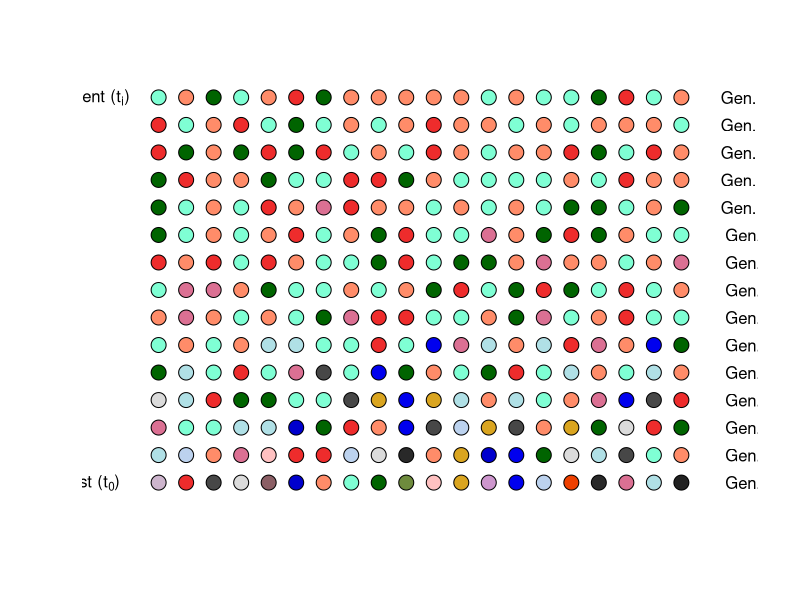
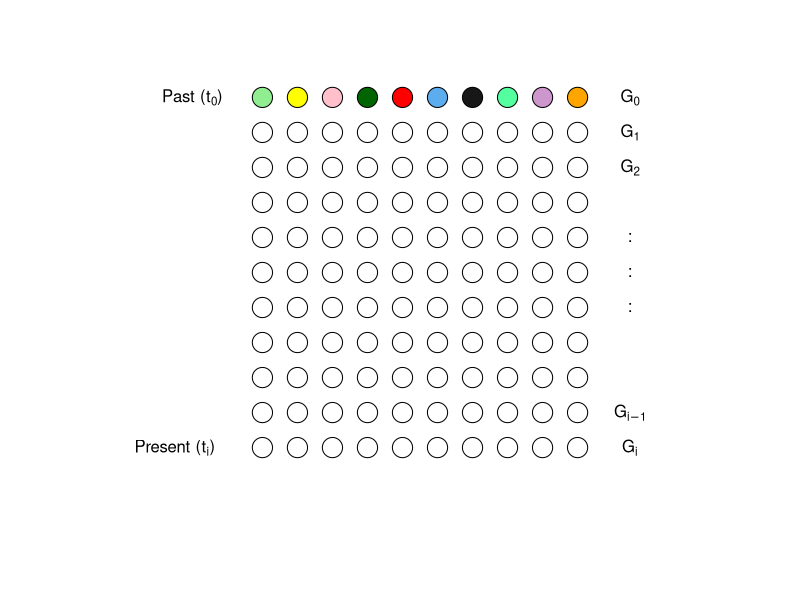
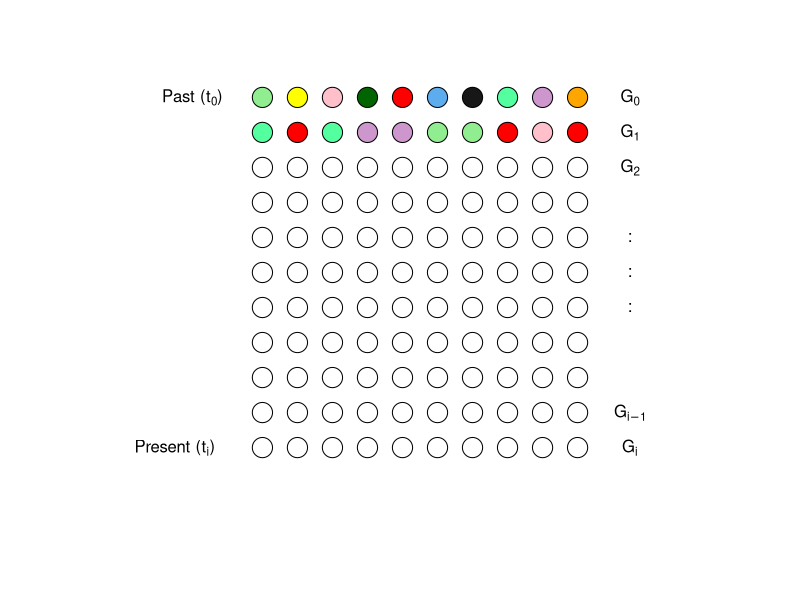
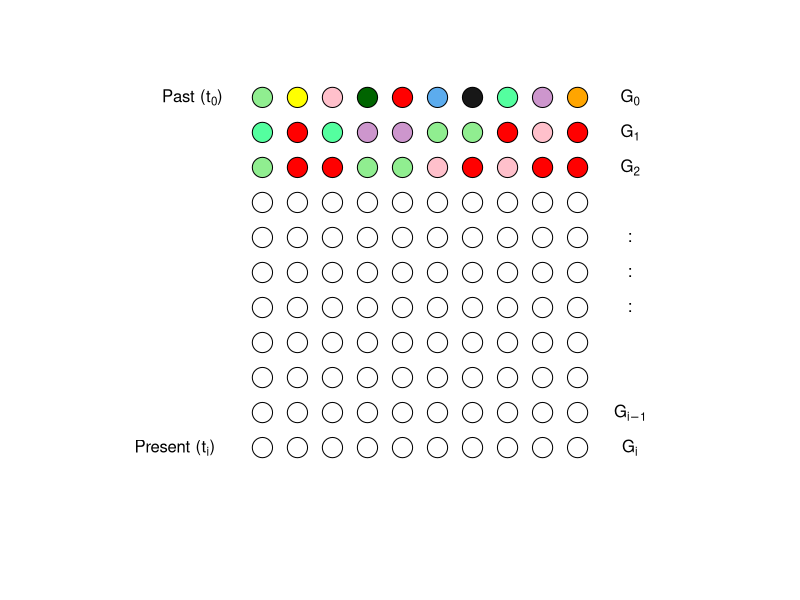
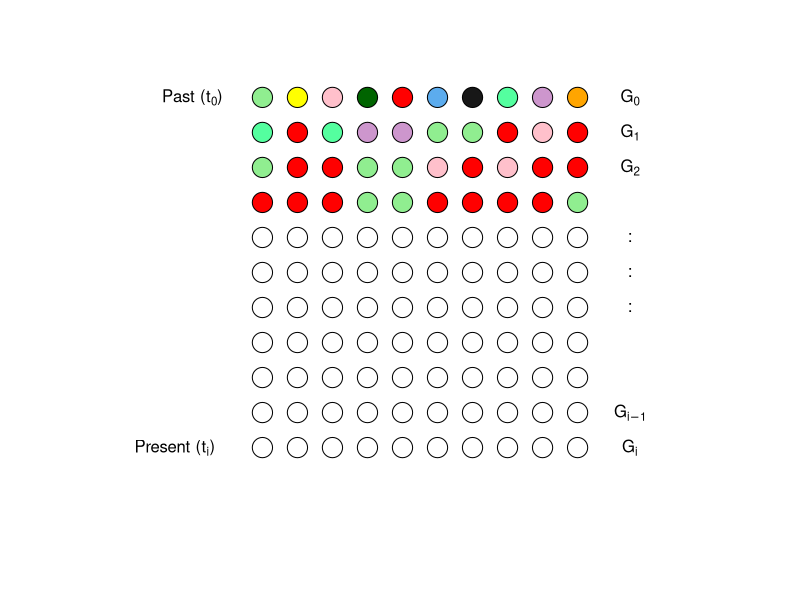
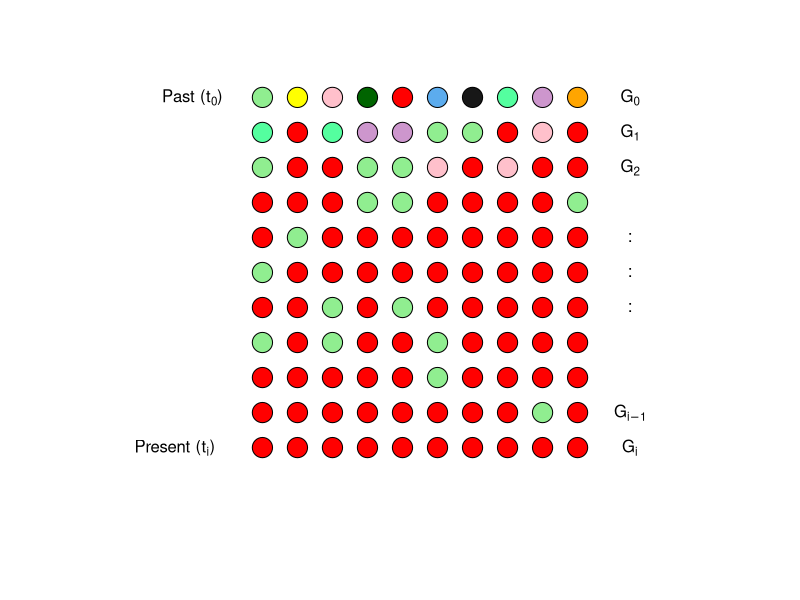
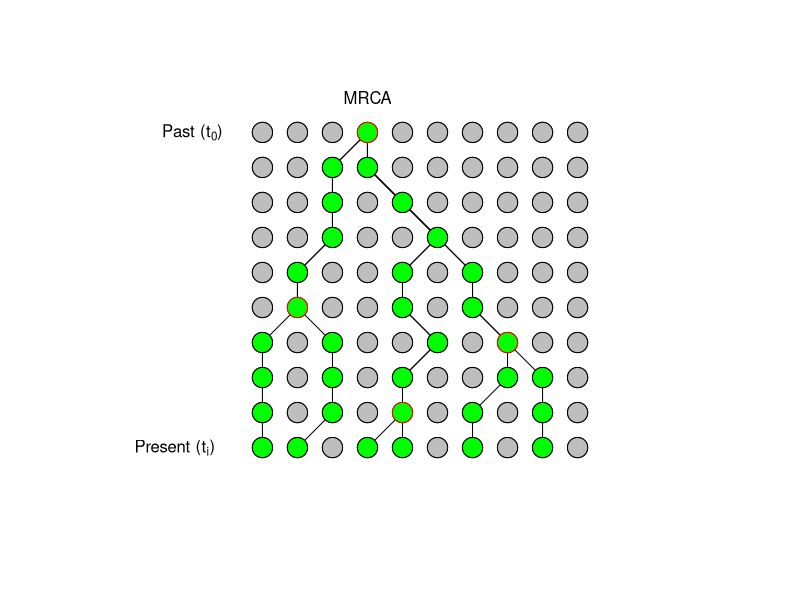

Write R code to recreate these figures, in order.
## ---- chunk 1
knitr::opts_chunk$set(echo = TRUE)
x <- c("DT", "tidyverse", "RColorBrewer", "learnPopGen")
lapply(x, require, character.only = T)
rm(x)
## ---- chunk 2
n <- 20
t <- 15
i <- 1
connect_matrix <- matrix(NA,
                         nrow = t,
                         ncol = n)
gene_colors <- sample(colors(), n, replace = F)
connect_matrix[1,] <- gene_colors
while(i < t){
  connect_matrix[i+1,] <- sample(connect_matrix[i,],
                                 n, 
                                 replace = T)
  i <- i + 1
}
plot(expand.grid(1:n, 1:t)[,1],
     expand.grid(1:n, 1:t)[,2],
     asp = 1,
     frame.plot = F,
     ann = F,
     axes = F, type = "n")
points(expand.grid(1:n, 1:t)[,1],
       expand.grid(1:n, 1:t)[,2],
       pch = 21, 
       cex = 2, 
       col = "black",
       bg = t(connect_matrix))
text(x = min(1:n)-2.5, y = max(1:t), labels = expression('Present (t'[i]*')'))
text(x = min(1:n)-2.5, y = min(1:t), labels = expression('Past (t'[0]*')'))
labelingGen <- t
while(labelingGen > 0){
  text(x = max(1:n) + 2.5, y = labelingGen,
       labels = paste("Gen.", labelingGen-1, sep = " "))
  labelingGen <- labelingGen-1
}
## ---- chunk 3
mtDNAhap <- c("palegreen2", "yellow", "pink",      "darkgreen", "red",
              "steelblue2", "gray9",  "seagreen1", "plum3", "orange")

set.seed(1211)
mtDNAhap1 <- sample(mtDNAhap, size = 10, replace = T)
mtDNAhap2 <- sample(mtDNAhap1, size = 10, replace = T)
mtDNAhap3 <- sample(mtDNAhap2, size = 10, replace = T)
mtDNAhap4 <- sample(mtDNAhap3, size = 10, replace = T)
mtDNAhap5 <- sample(mtDNAhap4, size = 10, replace = T)
mtDNAhap6 <- sample(mtDNAhap5, size = 10, replace = T)
mtDNAhap7 <- sample(mtDNAhap6, size = 10, replace = T)
mtDNAhap8 <- sample(mtDNAhap7, size = 10, replace = T)
mtDNAhap9 <- sample(mtDNAhap8, size = 10, replace = T)
mtDNAhap10 <- sample(mtDNAhap9, size = 10, replace = T)

plot(x=1:10, y=rep(1,10), pch=21, cex=2.7, col = "black",
     bg = c("white", "white", "white", "white", "white", "white", "white", "white", "white", "white"),
     ylim = c(0, 11), asp = 1, frame.plot = F, ann = F, axes = F)
points(x=1:10, y=rep(2, 10), pch=21, cex=2.7, col = "black",
       bg= c("white", "white", "white", "white", "white", "white", "white", "white", "white", "white"))
points(x=1:10, y=rep(3, 10), pch=21, cex=2.7, col = "black",
       bg= c("white", "white", "white", "white", "white", "white", "white", "white", "white", "white"))
points(x=1:10, y=rep(4, 10), pch=21, cex=2.7, col = "black",
       bg= c("white", "white", "white", "white", "white", "white", "white", "white", "white", "white"))
points(x=1:10, y=rep(5, 10), pch=21, cex=2.7, col = "black",
       bg= c("white", "white", "white", "white", "white", "white", "white", "white", "white", "white"))
points(x=1:10, y=rep(6, 10), pch=21, cex=2.7, col = "black",
       bg= c("white", "white", "white", "white", "white", "white", "white", "white", "white", "white"))
points(x=1:10, y=rep(7, 10), pch=21, cex=2.7, col = "black",
       bg= c("white", "white", "white", "white", "white", "white", "white", "white", "white", "white"))
points(x=1:10, y=rep(8, 10), pch=21, cex=2.7, col = "black",
       bg= c("white", "white", "white", "white", "white", "white", "white", "white", "white", "white"))
points(x=1:10, y=rep(9, 10), pch=21, cex=2.7, col = "black",
       bg= c("white", "white", "white", "white", "white", "white", "white", "white", "white", "white"))
points(x=1:10, y=rep(10, 10), pch=21, cex=2.7, col = "black",
       bg= c("white", "white", "white", "white", "white", "white", "white", "white", "white", "white"))
points(x=1:10, y=rep(11, 10), pch=21, cex=2.7, col = "black",
       bg= mtDNAhap)
text(x = -1.5, y = 1, labels = expression('Present (t'[i]*')'))
text(x = -1, y = 11, labels = expression('Past (t'[0]*')'))
text(x = 11.5, y = 11, labels = expression('G'[0]))
text(x = 11.5, y = 10, labels = expression('G'[1]))
text(x = 11.5, y = 9, labels = expression('G'[2]))
text(x = 11.5, y = 7, labels = ":")
text(x = 11.5, y = 6, labels = ":")
text(x = 11.5, y = 5, labels = ":")
text(x = 11.5, y = 2, labels = expression('G'[i-1]))
text(x = 11.5, y = 1, labels = expression('G'[i]))
## ---- chunk 4
plot(x=1:10, y=rep(1,10), pch=21, cex=2.7, col = "black",
     bg = c("white", "white", "white", "white", "white", "white", "white", "white", "white", "white"),
     ylim = c(0, 11), asp = 1, frame.plot = F, ann = F, axes = F)
points(x=1:10, y=rep(2, 10), pch=21, cex=2.7, col = "black",
       bg= c("white", "white", "white", "white", "white", "white", "white", "white", "white", "white"))
points(x=1:10, y=rep(3, 10), pch=21, cex=2.7, col = "black",
       bg= c("white", "white", "white", "white", "white", "white", "white", "white", "white", "white"))
points(x=1:10, y=rep(4, 10), pch=21, cex=2.7, col = "black",
       bg= c("white", "white", "white", "white", "white", "white", "white", "white", "white", "white"))
points(x=1:10, y=rep(5, 10), pch=21, cex=2.7, col = "black",
       bg= c("white", "white", "white", "white", "white", "white", "white", "white", "white", "white"))
points(x=1:10, y=rep(6, 10), pch=21, cex=2.7, col = "black",
       bg= c("white", "white", "white", "white", "white", "white", "white", "white", "white", "white"))
points(x=1:10, y=rep(7, 10), pch=21, cex=2.7, col = "black",
       bg= c("white", "white", "white", "white", "white", "white", "white", "white", "white", "white"))
points(x=1:10, y=rep(8, 10), pch=21, cex=2.7, col = "black",
       bg= c("white", "white", "white", "white", "white", "white", "white", "white", "white", "white"))
points(x=1:10, y=rep(9, 10), pch=21, cex=2.7, col = "black",
       bg= c("white", "white", "white", "white", "white", "white", "white", "white", "white", "white"))
points(x=1:10, y=rep(10, 10), pch=21, cex=2.7, col = "black",
       bg= mtDNAhap1)
points(x=1:10, y=rep(11, 10), pch=21, cex=2.7, col = "black",
       bg= mtDNAhap)
text(x = -1.5, y = 1, labels = expression('Present (t'[i]*')'))
text(x = -1, y = 11, labels = expression('Past (t'[0]*')'))
text(x = 11.5, y = 11, labels = expression('G'[0]))
text(x = 11.5, y = 10, labels = expression('G'[1]))
text(x = 11.5, y = 9, labels = expression('G'[2]))
text(x = 11.5, y = 7, labels = ":")
text(x = 11.5, y = 6, labels = ":")
text(x = 11.5, y = 5, labels = ":")
text(x = 11.5, y = 2, labels = expression('G'[i-1]))
text(x = 11.5, y = 1, labels = expression('G'[i]))
## ---- chunk 5
plot(x=1:10, y=rep(1,10), pch=21, cex=2.7, col = "black",
     bg = c("white", "white", "white", "white", "white", "white", "white", "white", "white", "white"),
     ylim = c(0, 11), asp = 1, frame.plot = F, ann = F, axes = F)
points(x=1:10, y=rep(2, 10), pch=21, cex=2.7, col = "black",
       bg= c("white", "white", "white", "white", "white", "white", "white", "white", "white", "white"))
points(x=1:10, y=rep(3, 10), pch=21, cex=2.7, col = "black",
       bg= c("white", "white", "white", "white", "white", "white", "white", "white", "white", "white"))
points(x=1:10, y=rep(4, 10), pch=21, cex=2.7, col = "black",
       bg= c("white", "white", "white", "white", "white", "white", "white", "white", "white", "white"))
points(x=1:10, y=rep(5, 10), pch=21, cex=2.7, col = "black",
       bg= c("white", "white", "white", "white", "white", "white", "white", "white", "white", "white"))
points(x=1:10, y=rep(6, 10), pch=21, cex=2.7, col = "black",
       bg= c("white", "white", "white", "white", "white", "white", "white", "white", "white", "white"))
points(x=1:10, y=rep(7, 10), pch=21, cex=2.7, col = "black",
       bg= c("white", "white", "white", "white", "white", "white", "white", "white", "white", "white"))
points(x=1:10, y=rep(8, 10), pch=21, cex=2.7, col = "black",
       bg= c("white", "white", "white", "white", "white", "white", "white", "white", "white", "white"))
points(x=1:10, y=rep(9, 10), pch=21, cex=2.7, col = "black",
       bg= mtDNAhap2)
points(x=1:10, y=rep(10, 10), pch=21, cex=2.7, col = "black",
       bg= mtDNAhap1)
points(x=1:10, y=rep(11, 10), pch=21, cex=2.7, col = "black",
       bg= mtDNAhap)
text(x = -1.5, y = 1, labels = expression('Present (t'[i]*')'))
text(x = -1, y = 11, labels = expression('Past (t'[0]*')'))
text(x = 11.5, y = 11, labels = expression('G'[0]))
text(x = 11.5, y = 10, labels = expression('G'[1]))
text(x = 11.5, y = 9, labels = expression('G'[2]))
text(x = 11.5, y = 7, labels = ":")
text(x = 11.5, y = 6, labels = ":")
text(x = 11.5, y = 5, labels = ":")
text(x = 11.5, y = 2, labels = expression('G'[i-1]))
text(x = 11.5, y = 1, labels = expression('G'[i]))
## ---- chunk 6
plot(x=1:10, y=rep(1,10), pch=21, cex=2.7, col = "black",
     bg = c("white", "white", "white", "white", "white", "white", "white", "white", "white", "white"),
     ylim = c(0, 11), asp = 1, frame.plot = F, ann = F, axes = F)
points(x=1:10, y=rep(2, 10), pch=21, cex=2.7, col = "black",
       bg= c("white", "white", "white", "white", "white", "white", "white", "white", "white", "white"))
points(x=1:10, y=rep(3, 10), pch=21, cex=2.7, col = "black",
       bg= c("white", "white", "white", "white", "white", "white", "white", "white", "white", "white"))
points(x=1:10, y=rep(4, 10), pch=21, cex=2.7, col = "black",
       bg= c("white", "white", "white", "white", "white", "white", "white", "white", "white", "white"))
points(x=1:10, y=rep(5, 10), pch=21, cex=2.7, col = "black",
       bg= c("white", "white", "white", "white", "white", "white", "white", "white", "white", "white"))
points(x=1:10, y=rep(6, 10), pch=21, cex=2.7, col = "black",
       bg= c("white", "white", "white", "white", "white", "white", "white", "white", "white", "white"))
points(x=1:10, y=rep(7, 10), pch=21, cex=2.7, col = "black",
       bg= c("white", "white", "white", "white", "white", "white", "white", "white", "white", "white"))
points(x=1:10, y=rep(8, 10), pch=21, cex=2.7, col = "black",
       bg= mtDNAhap3)
points(x=1:10, y=rep(9, 10), pch=21, cex=2.7, col = "black",
       bg= mtDNAhap2)
points(x=1:10, y=rep(10, 10), pch=21, cex=2.7, col = "black",
       bg= mtDNAhap1)
points(x=1:10, y=rep(11, 10), pch=21, cex=2.7, col = "black",
       bg= mtDNAhap)
text(x = -1.5, y = 1, labels = expression('Present (t'[i]*')'))
text(x = -1, y = 11, labels = expression('Past (t'[0]*')'))
text(x = 11.5, y = 11, labels = expression('G'[0]))
text(x = 11.5, y = 10, labels = expression('G'[1]))
text(x = 11.5, y = 9, labels = expression('G'[2]))
text(x = 11.5, y = 7, labels = ":")
text(x = 11.5, y = 6, labels = ":")
text(x = 11.5, y = 5, labels = ":")
text(x = 11.5, y = 2, labels = expression('G'[i-1]))
text(x = 11.5, y = 1, labels = expression('G'[i]))
## ---- chunk 7
plot(x=1:10, y=rep(1,10), pch=21, cex=2.7, col = "black",
     bg = mtDNAhap10,
     ylim = c(0, 11), asp = 1, frame.plot = F, ann = F, axes = F)
points(x=1:10, y=rep(2, 10), pch=21, cex=2.7, col = "black",
       bg= mtDNAhap9)
points(x=1:10, y=rep(3, 10), pch=21, cex=2.7, col = "black",
       bg= mtDNAhap8)
points(x=1:10, y=rep(4, 10), pch=21, cex=2.7, col = "black",
       bg= mtDNAhap7)
points(x=1:10, y=rep(5, 10), pch=21, cex=2.7, col = "black",
       bg= mtDNAhap6)
points(x=1:10, y=rep(6, 10), pch=21, cex=2.7, col = "black",
       bg= mtDNAhap5)
points(x=1:10, y=rep(7, 10), pch=21, cex=2.7, col = "black",
       bg= mtDNAhap4)
points(x=1:10, y=rep(8, 10), pch=21, cex=2.7, col = "black",
       bg= mtDNAhap3)
points(x=1:10, y=rep(9, 10), pch=21, cex=2.7, col = "black",
       bg= mtDNAhap2)
points(x=1:10, y=rep(10, 10), pch=21, cex=2.7, col = "black",
       bg= mtDNAhap1)
points(x=1:10, y=rep(11, 10), pch=21, cex=2.7, col = "black",
       bg= mtDNAhap)
text(x = -1.5, y = 1, labels = expression('Present (t'[i]*')'))
text(x = -1, y = 11, labels = expression('Past (t'[0]*')'))
text(x = 11.5, y = 11, labels = expression('G'[0]))
text(x = 11.5, y = 10, labels = expression('G'[1]))
text(x = 11.5, y = 9, labels = expression('G'[2]))
text(x = 11.5, y = 7, labels = ":")
text(x = 11.5, y = 6, labels = ":")
text(x = 11.5, y = 5, labels = ":")
text(x = 11.5, y = 2, labels = expression('G'[i-1]))
text(x = 11.5, y = 1, labels = expression('G'[i]))
## ---- chunk 8
plot(x=1:10, y=rep(1,10), pch=21, cex=2.7, col = "black",
     bg = c("green", "green", "gray", "green", "green", "gray", "green", "gray", "green", "gray"),
     ylim = c(0, 11), asp = 1, frame.plot = F, ann = F, axes = F)
points(x=1:10, y=rep(2, 10), pch=21, cex=2.7, col = "black",
       bg= c("green", "gray", "green", "gray", "green", "gray", "green", "gray", "green", "gray"))
points(x=1:10, y=rep(3, 10), pch=21, cex=2.7, col = "black",
       bg= c("green", "gray", "green", "gray", "green", "gray", "gray", "green", "green", "gray"))
points(x=1:10, y=rep(4, 10), pch=21, cex=2.7, col = "black",
       bg= c("green", "gray", "green", "gray", "gray", "green", "gray", "green", "gray", "gray"))
points(x=1:10, y=rep(5, 10), pch=21, cex=2.7, col = "black",
       bg= c("gray", "green", "gray", "gray", "green", "gray", "green", "gray", "gray", "gray"))
points(x=1:10, y=rep(6, 10), pch=21, cex=2.7, col = "black",
       bg= c("gray", "green", "gray", "gray", "green", "gray", "green", "gray", "gray", "gray"))
points(x=1:10, y=rep(7, 10), pch=21, cex=2.7, col = "black",
       bg= c("gray", "gray", "green", "gray", "gray", "green", "gray", "gray", "gray", "gray"))
points(x=1:10, y=rep(8, 10), pch=21, cex=2.7, col = "black",
       bg= c("gray", "gray", "green", "gray", "green", "gray", "gray", "gray", "gray", "gray"))
points(x=1:10, y=rep(9, 10), pch=21, cex=2.7, col = "black",
       bg= c("gray", "gray", "green", "green", "gray", "gray", "gray", "gray", "gray", "gray"))
points(x=1:10, y=rep(10, 10), pch=21, cex=2.7, col = "black",
       bg= c("gray", "gray", "gray", "green", "gray", "gray", "gray", "gray", "gray", "gray"))
text(x = -1.5, y = 1, labels = expression('Present (t'[i]*')'))
text(x = -1, y = 10, labels = expression('Past (t'[0]*')'))
text(x = 4, y = 11, labels = "MRCA")

lines(x = c(1,1,1,1,2,2,3,3,3,4), y = c(1,2,3,4,5,6,7,8,9,10))
lines(x = c(2,3,3,3,2,2,3,3,3,4), y = c(1,2,3,4,5,6,7,8,9,10))
lines(x = c(4,5,5,6,5,5,6,5,4,4), y = c(1,2,3,4,5,6,7,8,9,10))
lines(x = c(5,5,5,6,5,5,6,5,4,4), y = c(1,2,3,4,5,6,7,8,9,10))
lines(x = c(7,7,8,8,7,7,6,5,4,4), y = c(1,2,3,4,5,6,7,8,9,10))
lines(x = c(9,9,9,8,7,7,6,5,4,4), y = c(1,2,3,4,5,6,7,8,9,10))

points(x=1:10, y=rep(1,10), pch=21, cex=2.7, 
       col = "black",
       bg= c("green", "green", "gray", "green", "green", "gray", "green", "gray", "green", "gray"))
points(x=1:10, y=rep(2, 10), pch=21, cex=2.7, 
       col = c("black", "black", "black", "black", "red", "black", "black", "black", "black", "black"),
       bg= c("green", "gray", "green", "gray", "green", "gray", "green", "gray", "green", "gray"))
points(x=1:10, y=rep(3, 10), pch=21, cex=2.7, col = "black",
       bg= c("green", "gray", "green", "gray", "green", "gray", "gray", "green", "green", "gray"))
points(x=1:10, y=rep(4, 10), pch=21, cex=2.7, 
       col = c("black", "black", "black", "black", "black", "black", "black", "red", "black", "black"),
       bg= c("green", "gray", "green", "gray", "gray", "green", "gray", "green", "gray", "gray"))
points(x=1:10, y=rep(5, 10), pch=21, cex=2.7, 
       col = c("black", "red", "black", "black", "black", "black", "black", "black", "black", "black"),
       bg= c("gray", "green", "gray", "gray", "green", "gray", "green", "gray", "gray", "gray"))
points(x=1:10, y=rep(6, 10), pch=21, cex=2.7, col = "black",
       bg= c("gray", "green", "gray", "gray", "green", "gray", "green", "gray", "gray", "gray"))
points(x=1:10, y=rep(7, 10), pch=21, cex=2.7, col = "black",
       bg= c("gray", "gray", "green", "gray", "gray", "green", "gray", "gray", "gray", "gray"))
points(x=1:10, y=rep(8, 10), pch=21, cex=2.7, col = "black",
       bg= c("gray", "gray", "green", "gray", "green", "gray", "gray", "gray", "gray", "gray"))
points(x=1:10, y=rep(9, 10), pch=21, cex=2.7, col = "black",
       bg= c("gray", "gray", "green", "green", "gray", "gray", "gray", "gray", "gray", "gray"))
points(x=1:10, y=rep(10, 10), pch=21, cex=2.7, 
       col = c("black", "black", "black", "red", "black", "black", "black", "black", "black", "black"),
       bg= c("gray", "gray", "gray", "green", "gray", "gray", "gray", "gray", "gray", "gray"))
